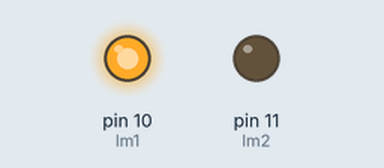
This sketch was run on a simulated Arduino Uno, built with avr-gcc and run on an emulated ATmega328P. Parts: output pins drawn as LEDs (lit = HIGH).

Above: at 0.1 s.
Timing chart, 0 to 1.6 s (numbered marks = the images above):
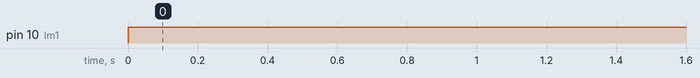

Measured:
- by itself, pin 10 (lm1): LOW → HIGH at 0.00 s

The sketch:

motor_check.ino
```cpp
int lm1=10;
int lm2=11;
void setup() {

  pinMode(lm1,OUTPUT);
  pinMode(lm2,OUTPUT);


}

void loop() {
  analogWrite(lm1,255);
  analogWrite(lm2,0);

  delay(100);
  }
```
